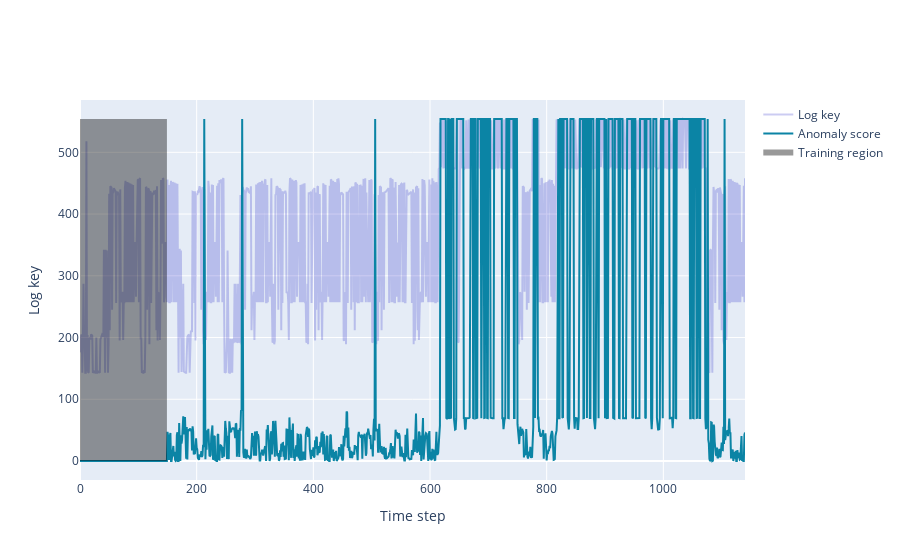

The cell this chart's notebook holds for it:
### Code cell
hdd_df = pd.read_csv("./test_data/hdd.csv", header=0)
test_vmft_lad(hdd_df)

### Figure 1 — Plotly figure (JSON) as saved in the notebook; plotly's stock layout.template omitted (floating-point values rounded to 4 significant figures; data arrays with more than 128 entries replaced by an {"elided": "..."} marker saying what was removed)
{"data": [{"line": {"color": "rgba(0,0,190, 0.2)"}, "name": "Log key", "type": "scatter", "y": {"elided": "1141 int values"}}, {"line": {"color": "rgb(11, 132, 165)"}, "name": "Anomaly score", "type": "scatter", "y": {"elided": "1141 float values"}}, {"fill": "tozeroy", "fillcolor": "rgba(0, 0, 0, 0.4)", "line": {"color": "rgba(0, 0, 0, 0.4)"}, "mode": "none", "name": "Training region", "type": "scatter", "x": {"elided": "151 int values"}, "y": {"elided": "150 int values"}}], "layout": {"xaxis": {"title": {"text": "Time step"}}, "yaxis": {"title": {"text": "Log key"}}}}
